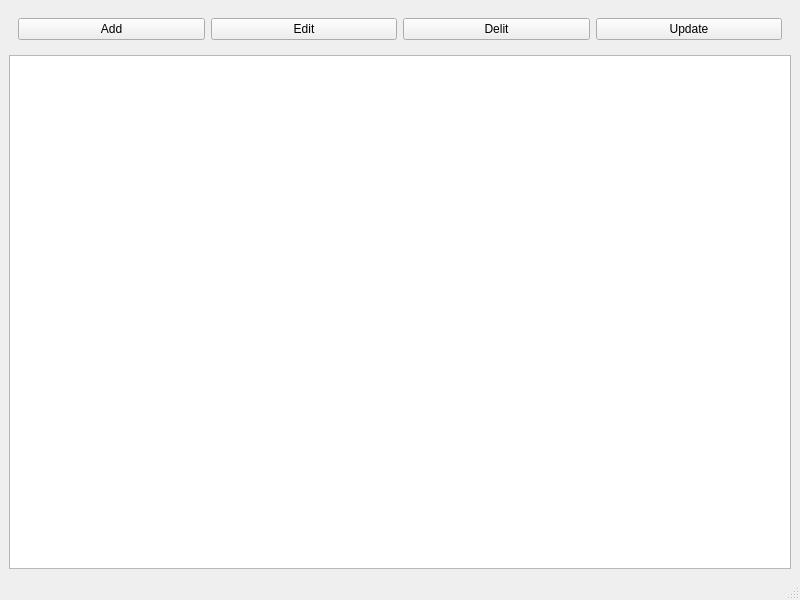
<?xml version="1.0" encoding="UTF-8"?>
<ui version="4.0">
 <class>MainWindow</class>
 <widget class="QMainWindow" name="MainWindow">
  <property name="geometry">
   <rect>
    <x>0</x>
    <y>0</y>
    <width>800</width>
    <height>600</height>
   </rect>
  </property>
  <property name="windowTitle">
   <string>Coffee</string>
  </property>
  <widget class="QWidget" name="centralwidget">
   <layout class="QGridLayout" name="gridLayout">
    <item row="0" column="0">
     <widget class="QWidget" name="widget" native="true">
      <layout class="QGridLayout" name="gridLayout_2">
       <item row="0" column="0">
        <widget class="QPushButton" name="pushButton">
         <property name="text">
          <string>Add</string>
         </property>
        </widget>
       </item>
       <item row="0" column="1">
        <widget class="QPushButton" name="pushButton_2">
         <property name="text">
          <string>Edit</string>
         </property>
        </widget>
       </item>
       <item row="0" column="2">
        <widget class="QPushButton" name="pushButton_3">
         <property name="text">
          <string>Delit</string>
         </property>
        </widget>
       </item>
       <item row="0" column="3">
        <widget class="QPushButton" name="pushButton_4">
         <property name="text">
          <string>Update</string>
         </property>
        </widget>
       </item>
      </layout>
     </widget>
    </item>
    <item row="1" column="0">
     <widget class="QTableWidget" name="tableWidget"/>
    </item>
   </layout>
  </widget>
  <widget class="QStatusBar" name="statusbar"/>
 </widget>
 <resources/>
 <connections/>
</ui>
